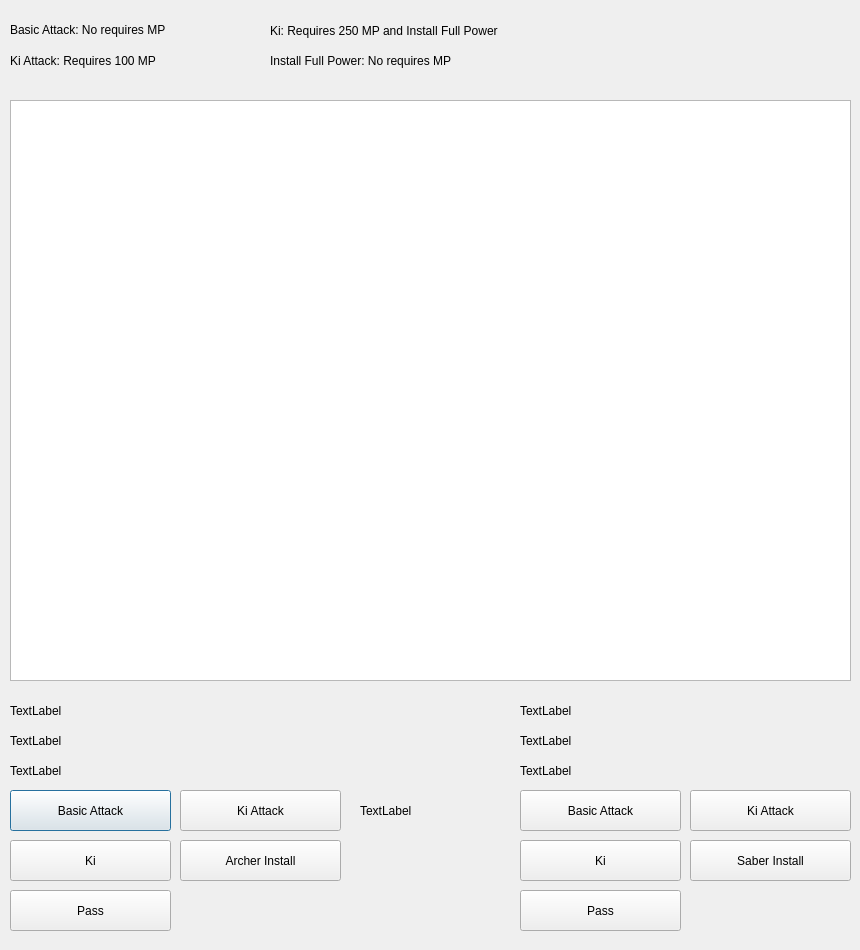
<?xml version="1.0" encoding="UTF-8"?>
<ui version="4.0">
 <class>TwoPlayers</class>
 <widget class="QDialog" name="TwoPlayers">
  <property name="geometry">
   <rect>
    <x>0</x>
    <y>0</y>
    <width>860</width>
    <height>950</height>
   </rect>
  </property>
  <property name="windowTitle">
   <string>Dialog</string>
  </property>
  <widget class="QGraphicsView" name="graphicsView">
   <property name="geometry">
    <rect>
     <x>10</x>
     <y>100</y>
     <width>841</width>
     <height>581</height>
    </rect>
   </property>
  </widget>
  <widget class="QLabel" name="label">
   <property name="geometry">
    <rect>
     <x>10</x>
     <y>700</y>
     <width>271</width>
     <height>21</height>
    </rect>
   </property>
   <property name="text">
    <string>TextLabel</string>
   </property>
  </widget>
  <widget class="QLabel" name="label_2">
   <property name="geometry">
    <rect>
     <x>10</x>
     <y>730</y>
     <width>281</width>
     <height>21</height>
    </rect>
   </property>
   <property name="text">
    <string>TextLabel</string>
   </property>
  </widget>
  <widget class="QLabel" name="label_3">
   <property name="geometry">
    <rect>
     <x>10</x>
     <y>760</y>
     <width>281</width>
     <height>21</height>
    </rect>
   </property>
   <property name="text">
    <string>TextLabel</string>
   </property>
  </widget>
  <widget class="QPushButton" name="pushButton">
   <property name="geometry">
    <rect>
     <x>10</x>
     <y>790</y>
     <width>161</width>
     <height>41</height>
    </rect>
   </property>
   <property name="text">
    <string>Basic Attack</string>
   </property>
  </widget>
  <widget class="QPushButton" name="pushButton_2">
   <property name="geometry">
    <rect>
     <x>180</x>
     <y>790</y>
     <width>161</width>
     <height>41</height>
    </rect>
   </property>
   <property name="text">
    <string>Ki Attack</string>
   </property>
  </widget>
  <widget class="QPushButton" name="pushButton_3">
   <property name="geometry">
    <rect>
     <x>10</x>
     <y>840</y>
     <width>161</width>
     <height>41</height>
    </rect>
   </property>
   <property name="text">
    <string>Ki</string>
   </property>
  </widget>
  <widget class="QPushButton" name="pushButton_4">
   <property name="geometry">
    <rect>
     <x>180</x>
     <y>840</y>
     <width>161</width>
     <height>41</height>
    </rect>
   </property>
   <property name="text">
    <string>Archer Install</string>
   </property>
  </widget>
  <widget class="QPushButton" name="pushButton_5">
   <property name="geometry">
    <rect>
     <x>10</x>
     <y>890</y>
     <width>161</width>
     <height>41</height>
    </rect>
   </property>
   <property name="text">
    <string>Pass</string>
   </property>
  </widget>
  <widget class="QPushButton" name="pushButton_6">
   <property name="geometry">
    <rect>
     <x>520</x>
     <y>790</y>
     <width>161</width>
     <height>41</height>
    </rect>
   </property>
   <property name="text">
    <string>Basic Attack</string>
   </property>
  </widget>
  <widget class="QPushButton" name="pushButton_7">
   <property name="geometry">
    <rect>
     <x>690</x>
     <y>790</y>
     <width>161</width>
     <height>41</height>
    </rect>
   </property>
   <property name="text">
    <string>Ki Attack</string>
   </property>
  </widget>
  <widget class="QPushButton" name="pushButton_8">
   <property name="geometry">
    <rect>
     <x>520</x>
     <y>840</y>
     <width>161</width>
     <height>41</height>
    </rect>
   </property>
   <property name="text">
    <string>Ki</string>
   </property>
  </widget>
  <widget class="QPushButton" name="pushButton_9">
   <property name="geometry">
    <rect>
     <x>690</x>
     <y>840</y>
     <width>161</width>
     <height>41</height>
    </rect>
   </property>
   <property name="text">
    <string>Saber Install</string>
   </property>
  </widget>
  <widget class="QPushButton" name="pushButton_10">
   <property name="geometry">
    <rect>
     <x>520</x>
     <y>890</y>
     <width>161</width>
     <height>41</height>
    </rect>
   </property>
   <property name="text">
    <string>Pass</string>
   </property>
  </widget>
  <widget class="QLabel" name="label_4">
   <property name="geometry">
    <rect>
     <x>520</x>
     <y>700</y>
     <width>311</width>
     <height>21</height>
    </rect>
   </property>
   <property name="text">
    <string>TextLabel</string>
   </property>
  </widget>
  <widget class="QLabel" name="label_5">
   <property name="geometry">
    <rect>
     <x>520</x>
     <y>730</y>
     <width>311</width>
     <height>21</height>
    </rect>
   </property>
   <property name="text">
    <string>TextLabel</string>
   </property>
  </widget>
  <widget class="QLabel" name="label_6">
   <property name="geometry">
    <rect>
     <x>520</x>
     <y>760</y>
     <width>311</width>
     <height>21</height>
    </rect>
   </property>
   <property name="text">
    <string>TextLabel</string>
   </property>
  </widget>
  <widget class="QLabel" name="label_8">
   <property name="geometry">
    <rect>
     <x>10</x>
     <y>19</y>
     <width>241</width>
     <height>21</height>
    </rect>
   </property>
   <property name="text">
    <string>Basic Attack: No requires MP</string>
   </property>
  </widget>
  <widget class="QLabel" name="label_9">
   <property name="geometry">
    <rect>
     <x>10</x>
     <y>50</y>
     <width>241</width>
     <height>21</height>
    </rect>
   </property>
   <property name="text">
    <string>Ki Attack: Requires 100 MP</string>
   </property>
  </widget>
  <widget class="QLabel" name="label_10">
   <property name="geometry">
    <rect>
     <x>270</x>
     <y>20</y>
     <width>331</width>
     <height>21</height>
    </rect>
   </property>
   <property name="text">
    <string>Ki: Requires 250 MP and Install Full Power</string>
   </property>
  </widget>
  <widget class="QLabel" name="label_7">
   <property name="geometry">
    <rect>
     <x>360</x>
     <y>790</y>
     <width>131</width>
     <height>41</height>
    </rect>
   </property>
   <property name="text">
    <string>TextLabel</string>
   </property>
  </widget>
  <widget class="QLabel" name="label_11">
   <property name="geometry">
    <rect>
     <x>270</x>
     <y>50</y>
     <width>351</width>
     <height>21</height>
    </rect>
   </property>
   <property name="text">
    <string>Install Full Power: No requires MP</string>
   </property>
  </widget>
 </widget>
 <resources/>
 <connections/>
</ui>
